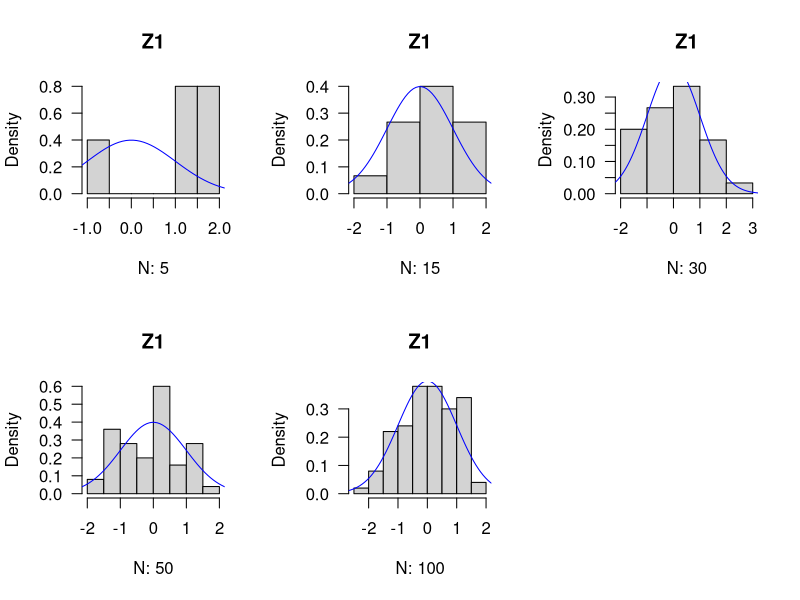
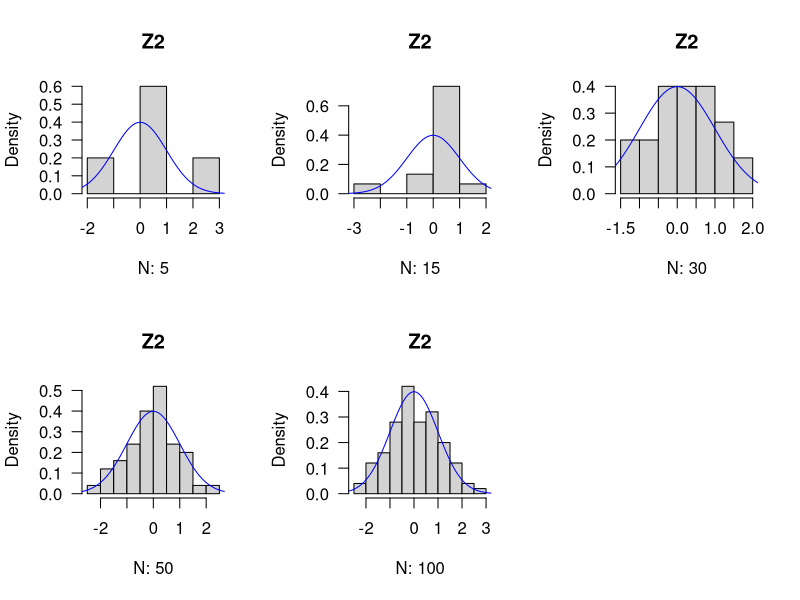
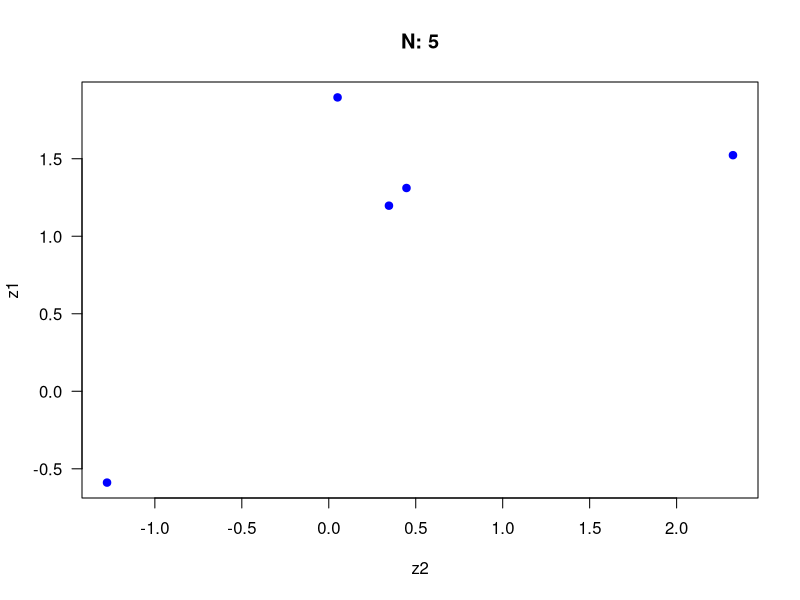
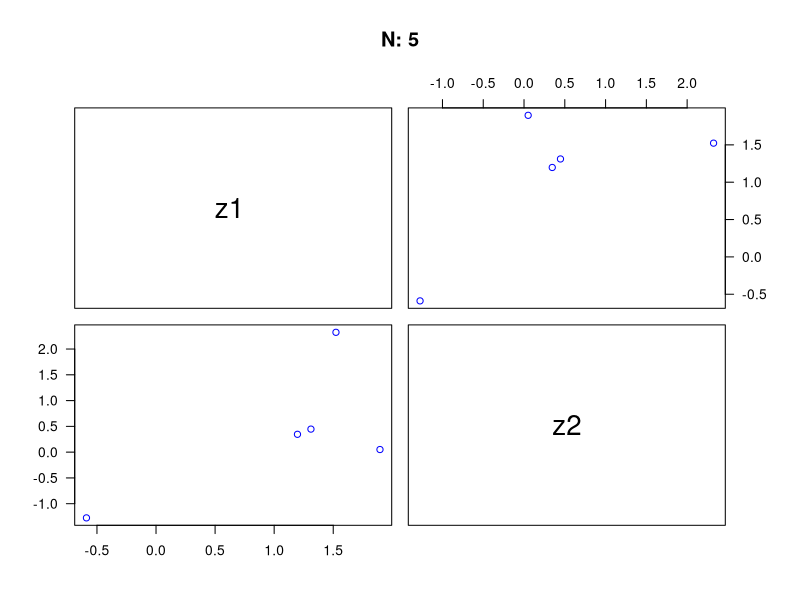
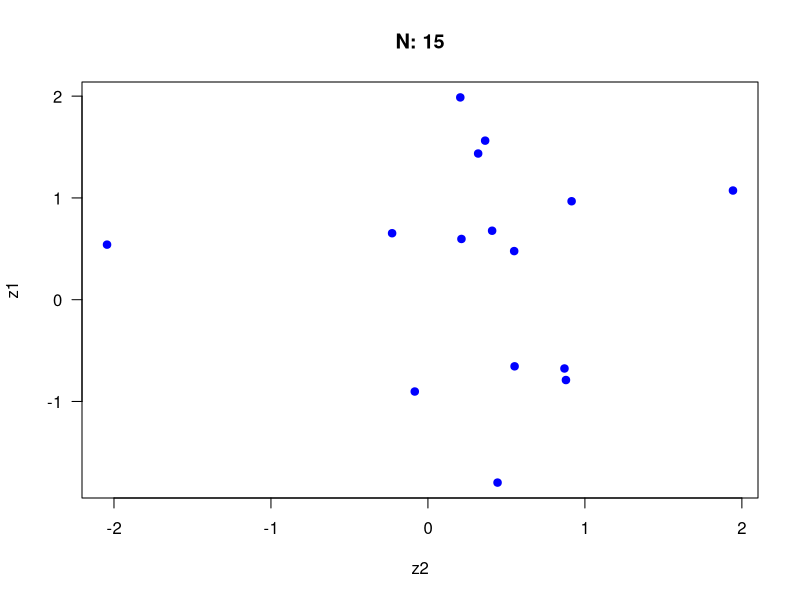
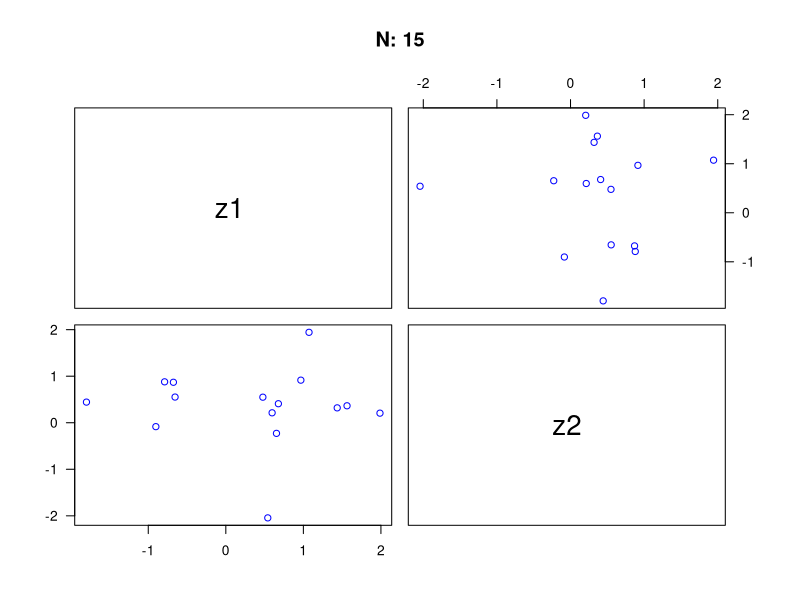
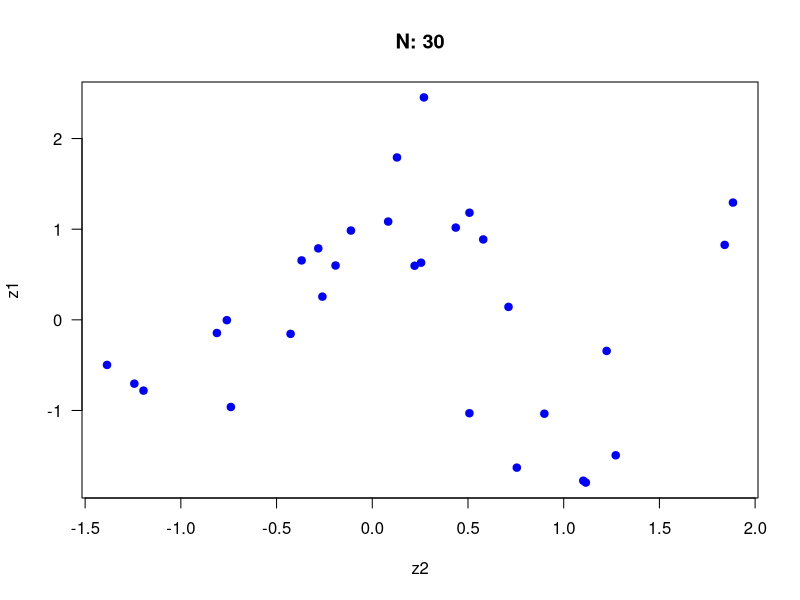
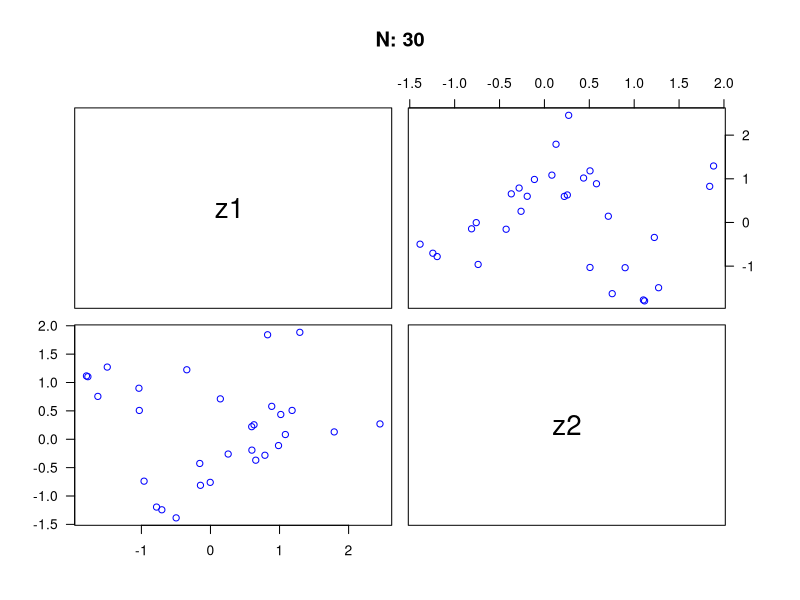

R code for these plots, in order:
sample1 <- c(5, 15, 30, 50, 100)

uniformz <- function(n) {
  U <- runif(n, min = 0, max = 1)
  V <- runif(n, min = 0, max = 1)
  
  z1 <- sqrt(-2*log(U)) * cos(2*pi*V)
  z2 <- sqrt(-2*log(V)) * sin(2*pi*U)

  return(list(z1, z2))
}

uniformND <- function(allz, n, sam) {
  split.screen(c(2, 3))
  for (i in 1:5) {
    screen(i)
    hist(allz[[i]], probability = TRUE, las = 1, xlab = paste0("N: ", sam[i]), main = paste0("Z", n))
    lines(seq(-4, 4, length = 100), dnorm(seq(-4, 4, length = 100)), type = "l", col = "blue")
  }
  close.screen(all.screens = TRUE)
}

uniformScatter <- function(allz1, allz2, sam) {
  for (i in seq(5)) {
    data <- cbind(allz1[[i]], allz2[[i]])
    plot(formula = allz1[[i]] ~ allz2[[i]], data = data, main = paste0("N: ", sam[i]), 
         xlab = "z2", ylab = "z1", las = 1, col = "blue", pch = 19)
    
    pairs(data, col = "blue", las = 1, labels = c("z1 ", "z2"), main = paste0("N: ", sam[i]))
  }
}

allz1 <- list()
allz2 <- list()

for (i in 1:length(sample1)) {
  zs <- uniformz(sample1[i])
  allz1[i] <- zs[1]
  allz2[i] <- zs[2]
}

uniformND(allz1, 1, sample1)
uniformND(allz2, 2, sample1)
uniformScatter(allz1, allz2, sample1)

cor.test(allz1[[1]], allz2[[1]])
cor.test(allz1[[2]], allz2[[2]])
cor.test(allz1[[3]], allz2[[3]])
cor.test(allz1[[4]], allz2[[4]])
cor.test(allz1[[5]], allz2[[5]])